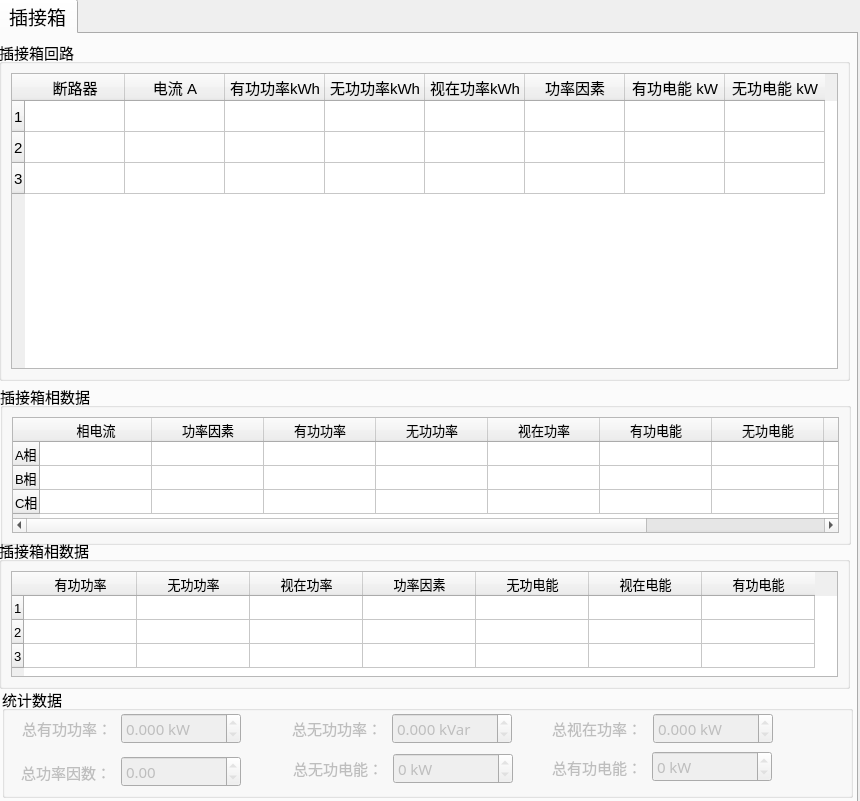
<?xml version="1.0" encoding="UTF-8"?>
<ui version="4.0">
 <class>box_ui</class>
 <widget class="QWidget" name="box_ui">
  <property name="geometry">
   <rect>
    <x>0</x>
    <y>0</y>
    <width>860</width>
    <height>801</height>
   </rect>
  </property>
  <property name="windowTitle">
   <string>Form</string>
  </property>
  <widget class="QTabWidget" name="tabWidget">
   <property name="geometry">
    <rect>
     <x>-3</x>
     <y>-1</y>
     <width>861</width>
     <height>830</height>
    </rect>
   </property>
   <property name="font">
    <font>
     <pointsize>14</pointsize>
    </font>
   </property>
   <property name="currentIndex">
    <number>0</number>
   </property>
   <widget class="QWidget" name="tab">
    <attribute name="title">
     <string>插接箱</string>
    </attribute>
    <widget class="QGroupBox" name="groupBox_8">
     <property name="geometry">
      <rect>
       <x>3</x>
       <y>653</y>
       <width>851</width>
       <height>111</height>
      </rect>
     </property>
     <property name="font">
      <font>
       <pointsize>11</pointsize>
      </font>
     </property>
     <property name="title">
      <string>统计数据</string>
     </property>
     <widget class="QLabel" name="cur_unbal_5">
      <property name="enabled">
       <bool>false</bool>
      </property>
      <property name="geometry">
       <rect>
        <x>370</x>
        <y>162</y>
        <width>135</width>
        <height>31</height>
       </rect>
      </property>
      <property name="minimumSize">
       <size>
        <width>0</width>
        <height>31</height>
       </size>
      </property>
      <property name="maximumSize">
       <size>
        <width>135</width>
        <height>16777215</height>
       </size>
      </property>
      <property name="font">
       <font>
        <family>微软雅黑</family>
        <pointsize>11</pointsize>
       </font>
      </property>
      <property name="layoutDirection">
       <enum>Qt::RightToLeft</enum>
      </property>
      <property name="autoFillBackground">
       <bool>false</bool>
      </property>
      <property name="text">
       <string>总视在电能：</string>
      </property>
      <property name="alignment">
       <set>Qt::AlignRight|Qt::AlignTrailing|Qt::AlignVCenter</set>
      </property>
     </widget>
     <widget class="QLabel" name="vol_unbal_5">
      <property name="enabled">
       <bool>false</bool>
      </property>
      <property name="geometry">
       <rect>
        <x>261</x>
        <y>66</y>
        <width>120</width>
        <height>31</height>
       </rect>
      </property>
      <property name="minimumSize">
       <size>
        <width>0</width>
        <height>31</height>
       </size>
      </property>
      <property name="font">
       <font>
        <family>微软雅黑</family>
        <pointsize>11</pointsize>
       </font>
      </property>
      <property name="layoutDirection">
       <enum>Qt::RightToLeft</enum>
      </property>
      <property name="text">
       <string>总无功电能：</string>
      </property>
      <property name="alignment">
       <set>Qt::AlignRight|Qt::AlignTrailing|Qt::AlignVCenter</set>
      </property>
     </widget>
     <widget class="QLabel" name="label_127">
      <property name="enabled">
       <bool>false</bool>
      </property>
      <property name="geometry">
       <rect>
        <x>250</x>
        <y>26</y>
        <width>130</width>
        <height>31</height>
       </rect>
      </property>
      <property name="minimumSize">
       <size>
        <width>0</width>
        <height>31</height>
       </size>
      </property>
      <property name="font">
       <font>
        <family>微软雅黑</family>
        <pointsize>11</pointsize>
       </font>
      </property>
      <property name="layoutDirection">
       <enum>Qt::RightToLeft</enum>
      </property>
      <property name="text">
       <string>总无功功率：</string>
      </property>
      <property name="alignment">
       <set>Qt::AlignRight|Qt::AlignTrailing|Qt::AlignVCenter</set>
      </property>
     </widget>
     <widget class="QDoubleSpinBox" name="totalReacEle">
      <property name="enabled">
       <bool>false</bool>
      </property>
      <property name="geometry">
       <rect>
        <x>391</x>
        <y>66</y>
        <width>120</width>
        <height>31</height>
       </rect>
      </property>
      <property name="minimumSize">
       <size>
        <width>120</width>
        <height>31</height>
       </size>
      </property>
      <property name="font">
       <font>
        <family>微软雅黑</family>
        <pointsize>11</pointsize>
       </font>
      </property>
      <property name="alignment">
       <set>Qt::AlignLeading|Qt::AlignLeft|Qt::AlignVCenter</set>
      </property>
      <property name="readOnly">
       <bool>true</bool>
      </property>
      <property name="buttonSymbols">
       <enum>QAbstractSpinBox::UpDownArrows</enum>
      </property>
      <property name="suffix">
       <string> kW</string>
      </property>
      <property name="decimals">
       <number>0</number>
      </property>
      <property name="maximum">
       <double>10000000000.000000000000000</double>
      </property>
     </widget>
     <widget class="QLabel" name="label_128">
      <property name="enabled">
       <bool>false</bool>
      </property>
      <property name="geometry">
       <rect>
        <x>510</x>
        <y>26</y>
        <width>130</width>
        <height>31</height>
       </rect>
      </property>
      <property name="minimumSize">
       <size>
        <width>0</width>
        <height>31</height>
       </size>
      </property>
      <property name="font">
       <font>
        <family>微软雅黑</family>
        <pointsize>11</pointsize>
       </font>
      </property>
      <property name="layoutDirection">
       <enum>Qt::RightToLeft</enum>
      </property>
      <property name="text">
       <string>总视在功率：</string>
      </property>
      <property name="alignment">
       <set>Qt::AlignRight|Qt::AlignTrailing|Qt::AlignVCenter</set>
      </property>
     </widget>
     <widget class="QDoubleSpinBox" name="totalPA">
      <property name="enabled">
       <bool>false</bool>
      </property>
      <property name="geometry">
       <rect>
        <x>651</x>
        <y>26</y>
        <width>120</width>
        <height>31</height>
       </rect>
      </property>
      <property name="minimumSize">
       <size>
        <width>120</width>
        <height>31</height>
       </size>
      </property>
      <property name="font">
       <font>
        <family>微软雅黑</family>
        <pointsize>11</pointsize>
       </font>
      </property>
      <property name="alignment">
       <set>Qt::AlignLeading|Qt::AlignLeft|Qt::AlignVCenter</set>
      </property>
      <property name="readOnly">
       <bool>true</bool>
      </property>
      <property name="buttonSymbols">
       <enum>QAbstractSpinBox::UpDownArrows</enum>
      </property>
      <property name="suffix">
       <string> kW</string>
      </property>
      <property name="decimals">
       <number>3</number>
      </property>
      <property name="maximum">
       <double>100000000.000000000000000</double>
      </property>
     </widget>
     <widget class="QLabel" name="label_129">
      <property name="enabled">
       <bool>false</bool>
      </property>
      <property name="geometry">
       <rect>
        <x>9</x>
        <y>26</y>
        <width>101</width>
        <height>31</height>
       </rect>
      </property>
      <property name="minimumSize">
       <size>
        <width>0</width>
        <height>31</height>
       </size>
      </property>
      <property name="font">
       <font>
        <family>微软雅黑</family>
        <pointsize>11</pointsize>
       </font>
      </property>
      <property name="layoutDirection">
       <enum>Qt::RightToLeft</enum>
      </property>
      <property name="text">
       <string>总有功功率：</string>
      </property>
      <property name="alignment">
       <set>Qt::AlignRight|Qt::AlignTrailing|Qt::AlignVCenter</set>
      </property>
     </widget>
     <widget class="QDoubleSpinBox" name="powAct">
      <property name="enabled">
       <bool>false</bool>
      </property>
      <property name="geometry">
       <rect>
        <x>119</x>
        <y>26</y>
        <width>120</width>
        <height>31</height>
       </rect>
      </property>
      <property name="minimumSize">
       <size>
        <width>120</width>
        <height>31</height>
       </size>
      </property>
      <property name="font">
       <font>
        <family>微软雅黑</family>
        <pointsize>11</pointsize>
       </font>
      </property>
      <property name="alignment">
       <set>Qt::AlignLeading|Qt::AlignLeft|Qt::AlignVCenter</set>
      </property>
      <property name="readOnly">
       <bool>true</bool>
      </property>
      <property name="buttonSymbols">
       <enum>QAbstractSpinBox::UpDownArrows</enum>
      </property>
      <property name="suffix">
       <string> kW</string>
      </property>
      <property name="decimals">
       <number>3</number>
      </property>
      <property name="maximum">
       <double>100000000.000000000000000</double>
      </property>
     </widget>
     <widget class="QDoubleSpinBox" name="powReact">
      <property name="enabled">
       <bool>false</bool>
      </property>
      <property name="geometry">
       <rect>
        <x>390</x>
        <y>26</y>
        <width>120</width>
        <height>31</height>
       </rect>
      </property>
      <property name="minimumSize">
       <size>
        <width>120</width>
        <height>31</height>
       </size>
      </property>
      <property name="font">
       <font>
        <family>微软雅黑</family>
        <pointsize>11</pointsize>
       </font>
      </property>
      <property name="alignment">
       <set>Qt::AlignLeading|Qt::AlignLeft|Qt::AlignVCenter</set>
      </property>
      <property name="readOnly">
       <bool>true</bool>
      </property>
      <property name="buttonSymbols">
       <enum>QAbstractSpinBox::UpDownArrows</enum>
      </property>
      <property name="suffix">
       <string> kVar</string>
      </property>
      <property name="decimals">
       <number>3</number>
      </property>
      <property name="maximum">
       <double>100000000.000000000000000</double>
      </property>
     </widget>
     <widget class="QDoubleSpinBox" name="totalPf">
      <property name="enabled">
       <bool>false</bool>
      </property>
      <property name="geometry">
       <rect>
        <x>119</x>
        <y>69</y>
        <width>120</width>
        <height>31</height>
       </rect>
      </property>
      <property name="minimumSize">
       <size>
        <width>120</width>
        <height>31</height>
       </size>
      </property>
      <property name="font">
       <font>
        <family>微软雅黑</family>
        <pointsize>11</pointsize>
       </font>
      </property>
      <property name="alignment">
       <set>Qt::AlignLeading|Qt::AlignLeft|Qt::AlignVCenter</set>
      </property>
      <property name="readOnly">
       <bool>true</bool>
      </property>
      <property name="buttonSymbols">
       <enum>QAbstractSpinBox::UpDownArrows</enum>
      </property>
      <property name="decimals">
       <number>2</number>
      </property>
      <property name="maximum">
       <double>1.000000000000000</double>
      </property>
     </widget>
     <widget class="QDoubleSpinBox" name="totalEleact_2">
      <property name="enabled">
       <bool>false</bool>
      </property>
      <property name="geometry">
       <rect>
        <x>160</x>
        <y>147</y>
        <width>120</width>
        <height>31</height>
       </rect>
      </property>
      <property name="minimumSize">
       <size>
        <width>120</width>
        <height>31</height>
       </size>
      </property>
      <property name="font">
       <font>
        <family>微软雅黑</family>
        <pointsize>11</pointsize>
       </font>
      </property>
      <property name="alignment">
       <set>Qt::AlignLeading|Qt::AlignLeft|Qt::AlignVCenter</set>
      </property>
      <property name="readOnly">
       <bool>true</bool>
      </property>
      <property name="buttonSymbols">
       <enum>QAbstractSpinBox::UpDownArrows</enum>
      </property>
      <property name="suffix">
       <string> kWh</string>
      </property>
      <property name="decimals">
       <number>1</number>
      </property>
      <property name="maximum">
       <double>10000000000000000.000000000000000</double>
      </property>
     </widget>
     <widget class="QDoubleSpinBox" name="curUnbal_2">
      <property name="enabled">
       <bool>false</bool>
      </property>
      <property name="geometry">
       <rect>
        <x>550</x>
        <y>162</y>
        <width>120</width>
        <height>31</height>
       </rect>
      </property>
      <property name="minimumSize">
       <size>
        <width>120</width>
        <height>31</height>
       </size>
      </property>
      <property name="font">
       <font>
        <family>微软雅黑</family>
        <pointsize>11</pointsize>
       </font>
      </property>
      <property name="alignment">
       <set>Qt::AlignLeading|Qt::AlignLeft|Qt::AlignVCenter</set>
      </property>
      <property name="readOnly">
       <bool>true</bool>
      </property>
      <property name="buttonSymbols">
       <enum>QAbstractSpinBox::UpDownArrows</enum>
      </property>
      <property name="suffix">
       <string> kW</string>
      </property>
      <property name="decimals">
       <number>0</number>
      </property>
      <property name="maximum">
       <double>100.000000000000000</double>
      </property>
     </widget>
     <widget class="QLabel" name="label_130">
      <property name="enabled">
       <bool>false</bool>
      </property>
      <property name="geometry">
       <rect>
        <x>8</x>
        <y>70</y>
        <width>101</width>
        <height>31</height>
       </rect>
      </property>
      <property name="minimumSize">
       <size>
        <width>0</width>
        <height>31</height>
       </size>
      </property>
      <property name="font">
       <font>
        <family>微软雅黑</family>
        <pointsize>11</pointsize>
       </font>
      </property>
      <property name="layoutDirection">
       <enum>Qt::RightToLeft</enum>
      </property>
      <property name="text">
       <string>总功率因数：</string>
      </property>
      <property name="alignment">
       <set>Qt::AlignRight|Qt::AlignTrailing|Qt::AlignVCenter</set>
      </property>
     </widget>
     <widget class="QLabel" name="label_131">
      <property name="enabled">
       <bool>false</bool>
      </property>
      <property name="geometry">
       <rect>
        <x>25</x>
        <y>147</y>
        <width>101</width>
        <height>31</height>
       </rect>
      </property>
      <property name="minimumSize">
       <size>
        <width>0</width>
        <height>31</height>
       </size>
      </property>
      <property name="font">
       <font>
        <family>微软雅黑</family>
        <pointsize>11</pointsize>
       </font>
      </property>
      <property name="layoutDirection">
       <enum>Qt::RightToLeft</enum>
      </property>
      <property name="text">
       <string>总有功电能：</string>
      </property>
      <property name="alignment">
       <set>Qt::AlignRight|Qt::AlignTrailing|Qt::AlignVCenter</set>
      </property>
     </widget>
     <widget class="QDoubleSpinBox" name="totalEle">
      <property name="enabled">
       <bool>false</bool>
      </property>
      <property name="geometry">
       <rect>
        <x>650</x>
        <y>64</y>
        <width>120</width>
        <height>31</height>
       </rect>
      </property>
      <property name="minimumSize">
       <size>
        <width>120</width>
        <height>31</height>
       </size>
      </property>
      <property name="font">
       <font>
        <family>微软雅黑</family>
        <pointsize>11</pointsize>
       </font>
      </property>
      <property name="alignment">
       <set>Qt::AlignLeading|Qt::AlignLeft|Qt::AlignVCenter</set>
      </property>
      <property name="readOnly">
       <bool>true</bool>
      </property>
      <property name="buttonSymbols">
       <enum>QAbstractSpinBox::UpDownArrows</enum>
      </property>
      <property name="suffix">
       <string> kW</string>
      </property>
      <property name="decimals">
       <number>0</number>
      </property>
      <property name="maximum">
       <double>10000000000.000000000000000</double>
      </property>
     </widget>
     <widget class="QLabel" name="vol_unbal_6">
      <property name="enabled">
       <bool>false</bool>
      </property>
      <property name="geometry">
       <rect>
        <x>520</x>
        <y>65</y>
        <width>120</width>
        <height>31</height>
       </rect>
      </property>
      <property name="minimumSize">
       <size>
        <width>0</width>
        <height>31</height>
       </size>
      </property>
      <property name="font">
       <font>
        <family>微软雅黑</family>
        <pointsize>11</pointsize>
       </font>
      </property>
      <property name="layoutDirection">
       <enum>Qt::RightToLeft</enum>
      </property>
      <property name="text">
       <string>总有功电能：</string>
      </property>
      <property name="alignment">
       <set>Qt::AlignRight|Qt::AlignTrailing|Qt::AlignVCenter</set>
      </property>
     </widget>
    </widget>
    <widget class="QGroupBox" name="groupBox_7">
     <property name="geometry">
      <rect>
       <x>0</x>
       <y>6</y>
       <width>851</width>
       <height>341</height>
      </rect>
     </property>
     <property name="font">
      <font>
       <pointsize>11</pointsize>
      </font>
     </property>
     <property name="title">
      <string>插接箱回路</string>
     </property>
     <layout class="QGridLayout" name="gridLayout">
      <item row="0" column="0">
       <widget class="QTableWidget" name="boxCirTab">
        <property name="sizePolicy">
         <sizepolicy hsizetype="Ignored" vsizetype="Ignored">
          <horstretch>0</horstretch>
          <verstretch>0</verstretch>
         </sizepolicy>
        </property>
        <property name="font">
         <font>
          <pointsize>11</pointsize>
         </font>
        </property>
        <property name="rowCount">
         <number>3</number>
        </property>
        <property name="columnCount">
         <number>8</number>
        </property>
        <attribute name="horizontalHeaderMinimumSectionSize">
         <number>41</number>
        </attribute>
        <attribute name="horizontalHeaderDefaultSectionSize">
         <number>100</number>
        </attribute>
        <attribute name="verticalHeaderMinimumSectionSize">
         <number>22</number>
        </attribute>
        <attribute name="verticalHeaderDefaultSectionSize">
         <number>31</number>
        </attribute>
        <row/>
        <row/>
        <row/>
        <column>
         <property name="text">
          <string>断路器</string>
         </property>
        </column>
        <column>
         <property name="text">
          <string>电流 A</string>
         </property>
        </column>
        <column>
         <property name="text">
          <string>有功功率kWh</string>
         </property>
        </column>
        <column>
         <property name="text">
          <string>无功功率kWh</string>
         </property>
        </column>
        <column>
         <property name="text">
          <string>视在功率kWh</string>
         </property>
        </column>
        <column>
         <property name="text">
          <string>功率因素</string>
         </property>
        </column>
        <column>
         <property name="text">
          <string>有功电能 kW</string>
         </property>
        </column>
        <column>
         <property name="text">
          <string>无功电能 kW</string>
         </property>
        </column>
       </widget>
      </item>
     </layout>
    </widget>
    <widget class="QGroupBox" name="boxPhaseTab1">
     <property name="geometry">
      <rect>
       <x>1</x>
       <y>350</y>
       <width>851</width>
       <height>161</height>
      </rect>
     </property>
     <property name="font">
      <font>
       <pointsize>11</pointsize>
      </font>
     </property>
     <property name="title">
      <string>插接箱相数据</string>
     </property>
     <layout class="QGridLayout" name="gridLayout_2">
      <item row="0" column="0">
       <widget class="QTableWidget" name="boxPhaseTab">
        <property name="font">
         <font>
          <pointsize>10</pointsize>
         </font>
        </property>
        <attribute name="horizontalHeaderMinimumSectionSize">
         <number>20</number>
        </attribute>
        <attribute name="horizontalHeaderDefaultSectionSize">
         <number>112</number>
        </attribute>
        <attribute name="verticalHeaderMinimumSectionSize">
         <number>10</number>
        </attribute>
        <attribute name="verticalHeaderDefaultSectionSize">
         <number>24</number>
        </attribute>
        <row>
         <property name="text">
          <string>A相</string>
         </property>
        </row>
        <row>
         <property name="text">
          <string>B相</string>
         </property>
        </row>
        <row>
         <property name="text">
          <string>C相</string>
         </property>
        </row>
        <column>
         <property name="text">
          <string>相电流</string>
         </property>
        </column>
        <column>
         <property name="text">
          <string>功率因素</string>
         </property>
        </column>
        <column>
         <property name="text">
          <string>有功功率</string>
         </property>
        </column>
        <column>
         <property name="text">
          <string>无功功率</string>
         </property>
        </column>
        <column>
         <property name="text">
          <string>视在功率</string>
         </property>
        </column>
        <column>
         <property name="text">
          <string>有功电能</string>
         </property>
        </column>
        <column>
         <property name="text">
          <string>无功电能</string>
         </property>
        </column>
        <column>
         <property name="text">
          <string>电流谐波</string>
         </property>
        </column>
        <column>
         <property name="text">
          <string>负载率</string>
         </property>
        </column>
       </widget>
      </item>
     </layout>
    </widget>
    <widget class="QGroupBox" name="ou">
     <property name="geometry">
      <rect>
       <x>0</x>
       <y>504</y>
       <width>851</width>
       <height>151</height>
      </rect>
     </property>
     <property name="font">
      <font>
       <pointsize>11</pointsize>
      </font>
     </property>
     <property name="title">
      <string>插接箱相数据</string>
     </property>
     <layout class="QGridLayout" name="gridLayout_3">
      <item row="0" column="0">
       <widget class="QTableWidget" name="outletTab">
        <property name="font">
         <font>
          <pointsize>10</pointsize>
         </font>
        </property>
        <attribute name="horizontalHeaderMinimumSectionSize">
         <number>20</number>
        </attribute>
        <attribute name="horizontalHeaderDefaultSectionSize">
         <number>113</number>
        </attribute>
        <attribute name="verticalHeaderMinimumSectionSize">
         <number>10</number>
        </attribute>
        <attribute name="verticalHeaderDefaultSectionSize">
         <number>24</number>
        </attribute>
        <row/>
        <row/>
        <row/>
        <column>
         <property name="text">
          <string>有功功率</string>
         </property>
        </column>
        <column>
         <property name="text">
          <string>无功功率</string>
         </property>
        </column>
        <column>
         <property name="text">
          <string>视在功率</string>
         </property>
        </column>
        <column>
         <property name="text">
          <string>功率因素</string>
         </property>
        </column>
        <column>
         <property name="text">
          <string>无功电能</string>
         </property>
        </column>
        <column>
         <property name="text">
          <string>视在电能</string>
         </property>
        </column>
        <column>
         <property name="text">
          <string>有功电能</string>
         </property>
        </column>
       </widget>
      </item>
     </layout>
    </widget>
   </widget>
  </widget>
 </widget>
 <resources/>
 <connections/>
</ui>
